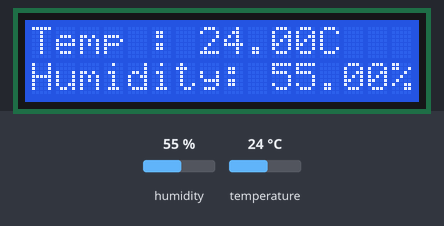
A sketch run on a simulated Arduino Uno, built with avr-gcc and run on an emulated ATmega328P. On the bench: 16×2 character LCD. Inputs (shaded band) come from the test bench; at power-on: humidity 55 %, temperature 24 °C.

Above: at 3.2 s.
3.3 s: humidity set to 22 %
At 4.6 s:
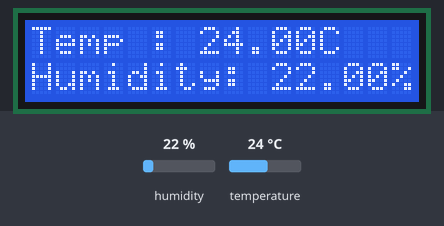
6.0 s: temperature set to 12 °C
At 7.3 s:
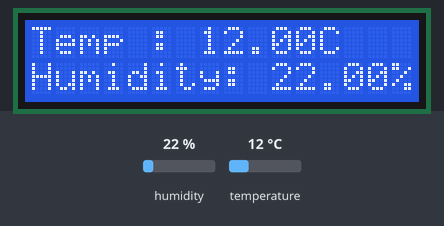
8.7 s: humidity set to 40 %
At 11.4 s:
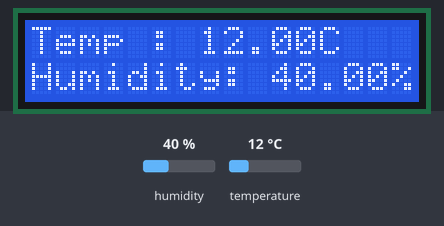
11.7 s: temperature set to 19 °C
At 13.2 s:
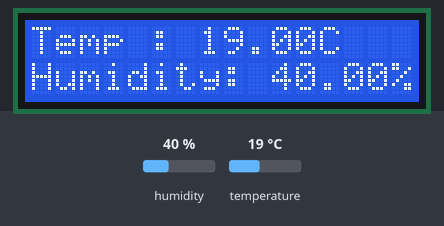
Timing chart, 0 to 14.7 s (numbered marks = the images above; inputs shaded):
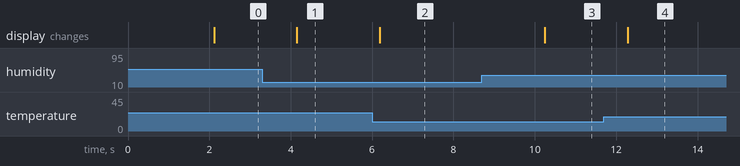

The sketch:

lab-w4-3.ino
```cpp
#include <LiquidCrystal_I2C.h>
#include "DHT.h"

#define PIN_DHT 2
#define DHTTYPE DHT22

DHT dht(PIN_DHT, DHTTYPE);

// Module Config
LiquidCrystal_I2C lcd(0x27, 16, 2);

void setup() {
  lcd.init();
  // lcd.noBacklight();
  lcd.backlight();

  lcd.home();
  lcd.print("Power On.");
  delay(2000);

  lcd.setCursor(10,1);
  lcd.print("   ");
  lcd.clear();

  dht.begin();

}

void loop() {
  float h = dht.readHumidity();
  float t = dht.readTemperature();
  float f = dht.readTemperature(true);
  if(isnan(h) || isnan(t) || isnan(t)){
    Serial.println("ERROR: Failed to Read from DHT Sensors.");
    return;
  }
  lcd.setCursor(0,0);
  lcd.print("Temp : ");
  lcd.print(t);
  lcd.print("C");
  lcd.setCursor(0,1);
  lcd.print("Humidity: ");
  lcd.print(h);
  lcd.print("%");

}
```

Measured:
- after the input at 3.3 s, the display: changes after 0.85 s (image 1)
- after the input at 6.0 s, the display: changes after 0.18 s (image 2)
- after the input at 8.7 s, the display: changes after 1.5 s (image 3)
- after the input at 11.7 s, the display: changes after 0.58 s (image 4)
